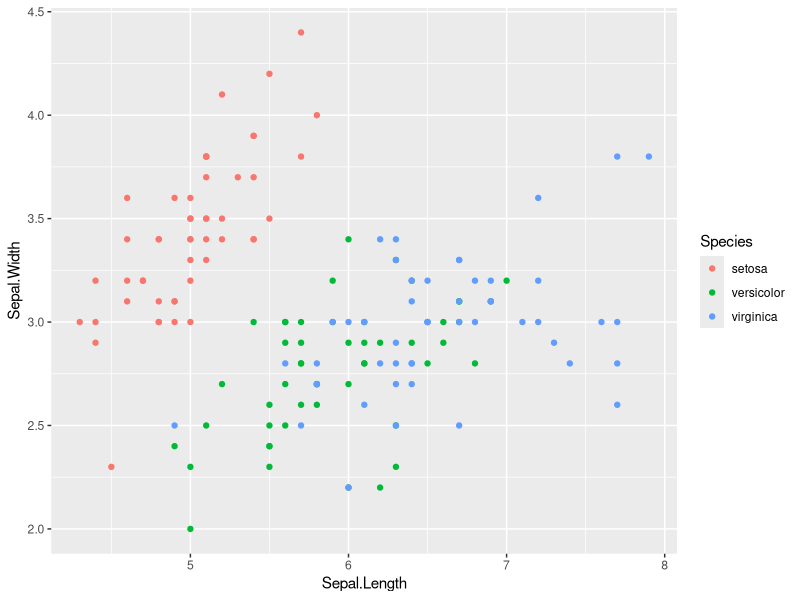
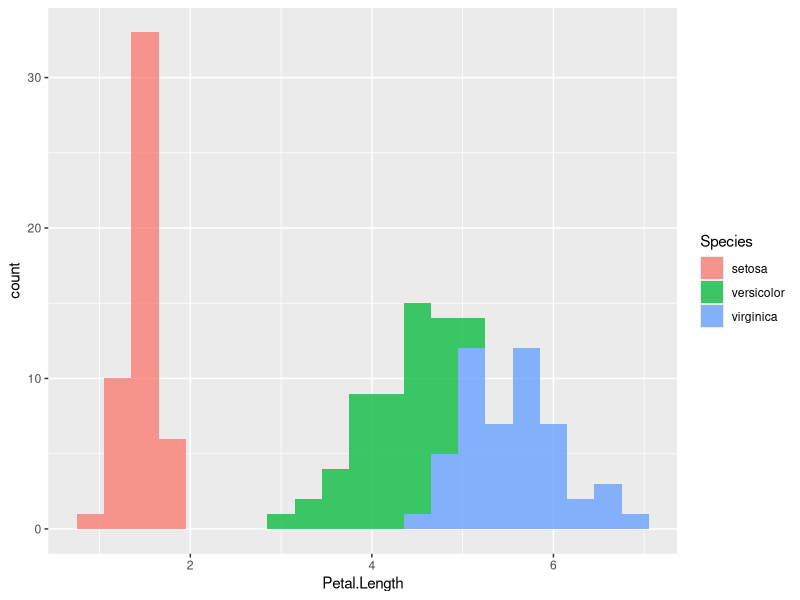
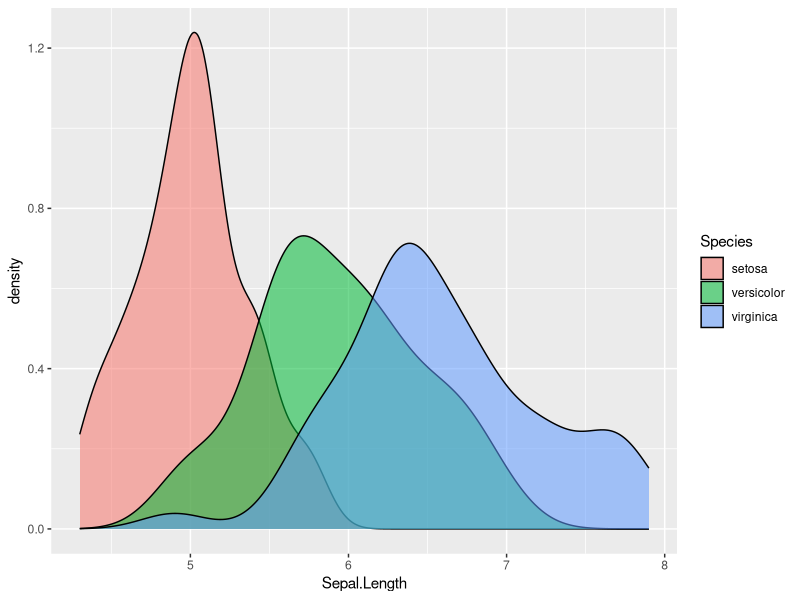
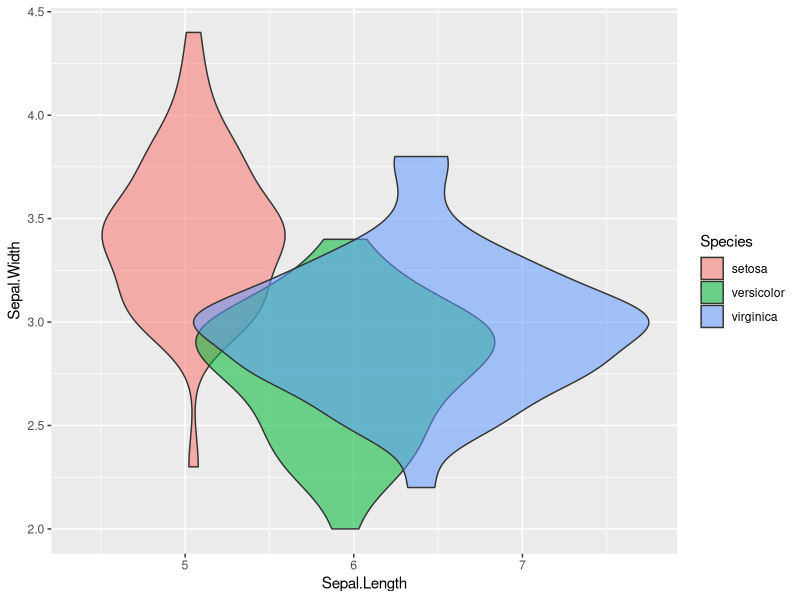
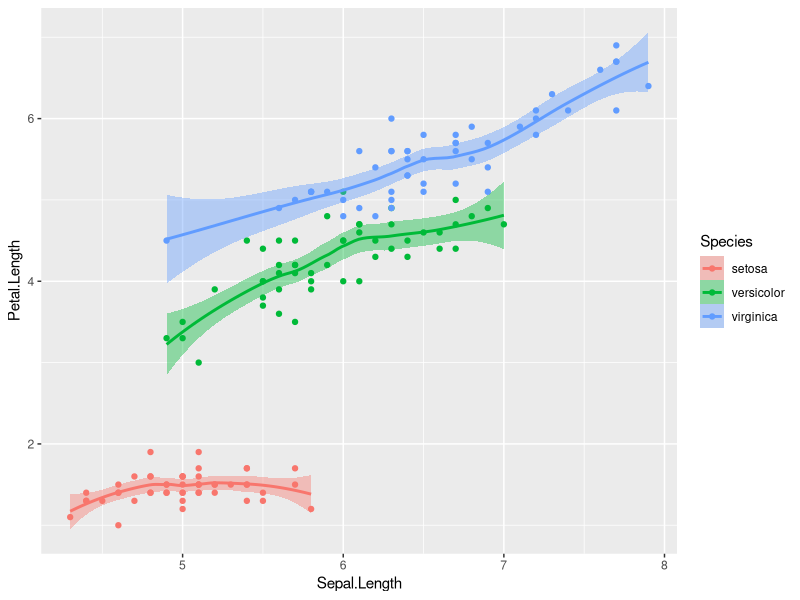

Write R code to recreate these figures, in order.
#Using "Iris" datasets from the buit in data() function

library(ggplot2)

#Scatter plot

plot1 <- ggplot(iris, aes(x = Sepal.Length, y = Sepal.Width, color = Species)) + geom_point()

#Histogram

plot2 <- ggplot(iris, aes(x = Petal.Length, fill = Species)) + geom_histogram(binwidth = 0.3, alpha = 0.75)

#Density plot

plot3 <- ggplot(iris, aes (x = Sepal.Length, fill = Species)) + geom_density(alpha = 0.55)

#Violin Plot

plot4 <- ggplot(iris, aes (x = Sepal.Length, y = Sepal.Width, fill = Species)) + geom_violin(alpha = 0.55)

#Point and Smooth Line

plot5 <- ggplot(iris, aes (x = Sepal.Length, y = Petal.Length, fill = Species, col = Species)) + geom_point() + geom_smooth()
